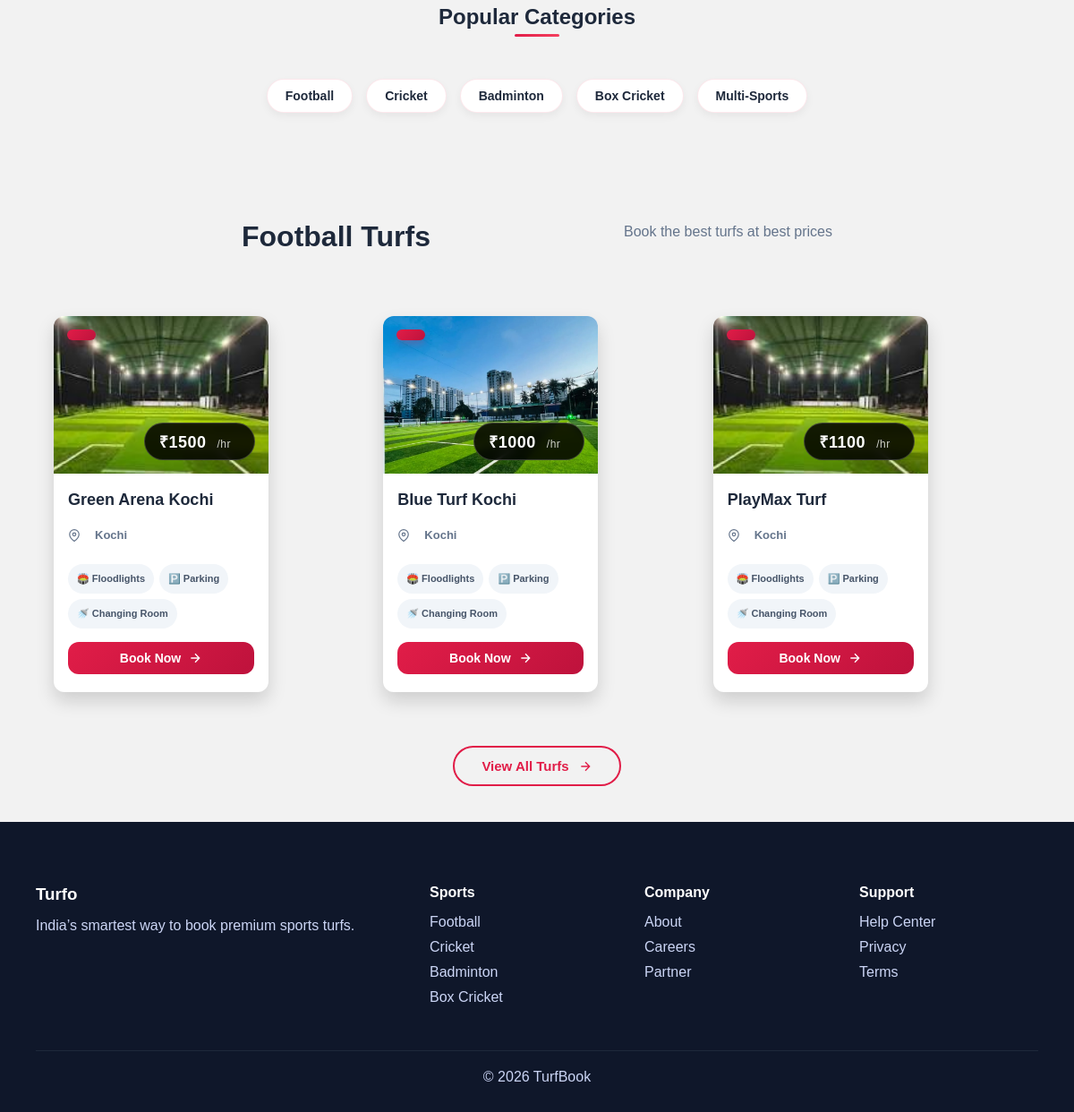
Page /UserApp/category_filter/Football/ (lower part) on the earlier database version.
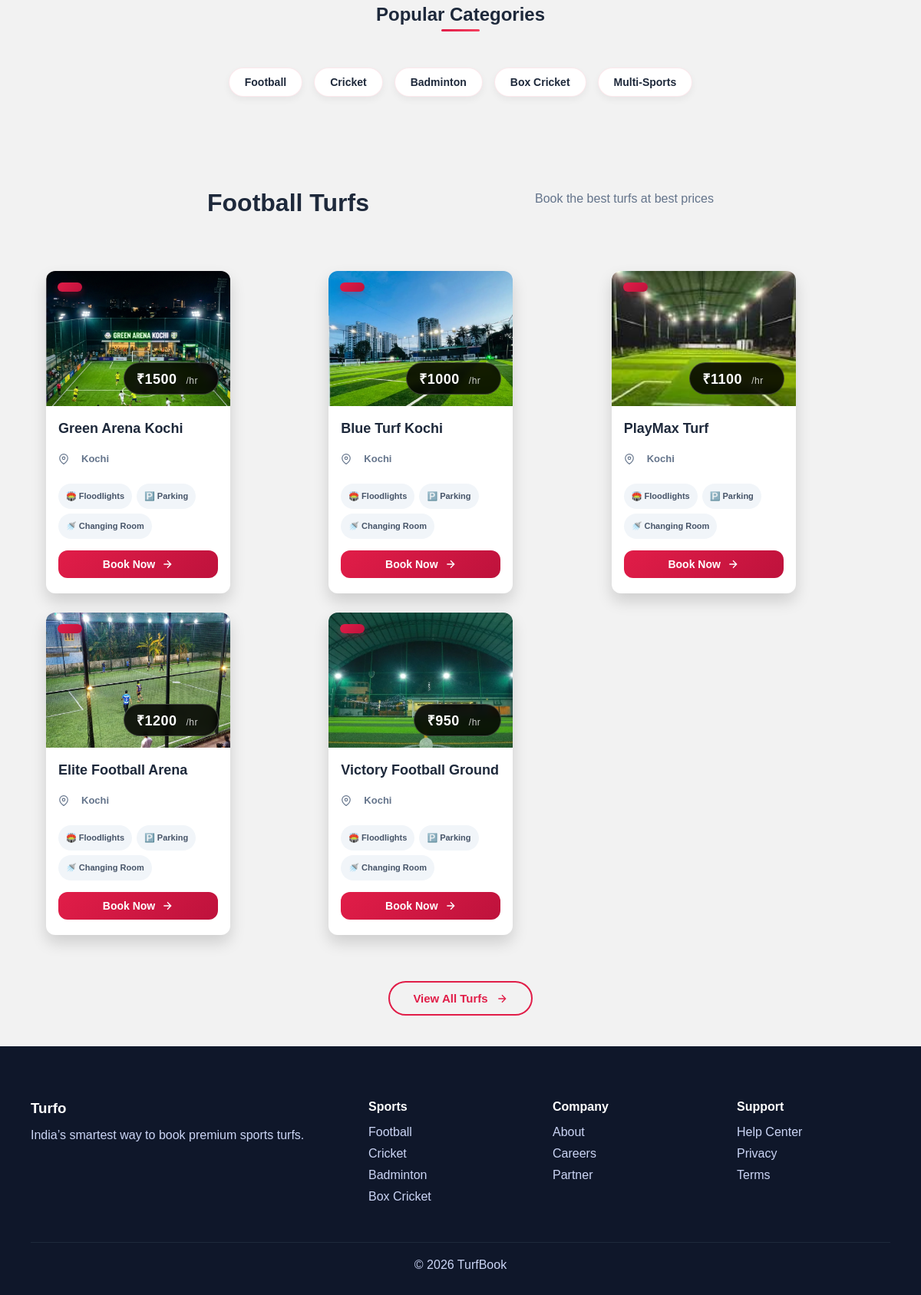
Same page on the later database version.
### AdminApp/models.py (models this page shows)
class CategoryDb(models.Model):
    Sport_name=models.CharField(max_length=100)
    Sport_description=models.CharField(max_length=400)
    Sport_img1=models.ImageField(upload_to="Category_image")
    Sport_img2=models.ImageField(upload_to="Category_image")

### Owner_App/models.py (models this page shows)
class TurfDb(models.Model):
    Turf_name = models.CharField(max_length=100)
    Sport = models.CharField(max_length=100)
    Owner = models.CharField()
    City = models.CharField()
    Location = models.CharField(max_length=300)
    Price_per_hour = models.IntegerField()
    Description = models.CharField(max_length=400)
    Size = models.CharField(max_length=50)
    Turf_image1 = models.ImageField(upload_to='turfs_image')
    Turf_image2 = models.ImageField(upload_to='turfs_image')

### UserApp/views.py (the view)
# urls.py: path('category_filter/<cat_name>/',views.category_filter,name="category_filter"),
def category_filter(request,cat_name):
    city = CityDb.objects.all()
    item=TurfDb.objects.filter(Sport=cat_name)
    selected_city = request.session.get('selected_city')
    if selected_city:
        item = item.filter(City=selected_city)
    category=CategoryDb.objects.all()
    return render(request,"Category_Filter.html",{
        "item":item,
        "city":city,
        "selected_city":selected_city,
        "category":category,
        "cat_name":cat_name
    })

### UserApp/templates/Category_Filter.html (shortened to what this page needs)
{% extends 'Home.html' %}
{% load static %}
{% block content %}
<section class="section">
    <div class="category-wrapper">
        <h2 class="category-title">Popular Categories</h2>
        <div class="category-pills">
            {% for i in category %}
            <a href="{% url 'category_filter' cat_name=i.Sport_name %}">
                <div class="category-pill">
                <span class="category-name">{{i.Sport_name}}</span>
            </div>
            </a>
            {% endfor %}
        </div>
    </div>
</section>
<section class="section light-bg">
    <div class="section-header">
        <h2 class="section-title">{{cat_name}} Turfs</h2>
        {% if request.session.selected_city %}
        <p class="section-subtitle">Book the best turfs in {{request.session.selected_city}} at best prices</p>
        {% else %}
        <p class="section-subtitle">Book the best turfs at best prices</p>
        {% endif %}
    </div>
    <div class="turf-grid">
        {% for i in item %}
        <div class="turf-card">
            <div class="turf-image-wrapper">
                <img src="{{ i.Turf_image1.url }}" alt="{{ i.Turf_name }}">
                <div class="turf-category">{{ i.Category }}</div>
                <div class="turf-price">₹{{ i.Price_per_hour }}<span>/hr</span></div>
            </div>
            <div class="turf-info">
                <h4 class="turf-name">{{ i.Turf_name }}</h4>
                <div class="turf-location">
                    <svg class="location-icon" viewBox="0 0 24 24" fill="none" stroke="currentColor" stroke-width="2">
                        <path d="M21 10c0 7-9 13-9 13s-9-6-9-13a9 9 0 0 1 18 0z"/>
                        <circle cx="12" cy="10" r="3"/>
                    </svg>
                    <span>{{ i.City }}</span>
                </div>
                <div class="turf-amenities">
                    <span class="amenity">🏟️ Floodlights</span>
                    <span class="amenity">🅿️ Parking</span>
                    <span class="amenity">🚿 Changing Room</span>
                </div>
                <a href="{% url 'single_turf' turf_id=i.id %}" class="cta-btn">
                    Book Now
                    <svg class="btn-icon" viewBox="0 0 24 24" fill="none" stroke="currentColor" stroke-width="2">
                        <path d="M5 12h14M12 5l7 7-7 7"/>
                    </svg>
                </a>
            </div>
        </div>
        {% endfor %}
    </div>
    <div class="view-all-container">
        <a href="{% url 'all_turf' %}" class="view-all-btn">
            View All Turfs
            <svg class="btn-icon" viewBox="0 0 24 24" fill="none" stroke="currentColor" stroke-width="2">
                <path d="M5 12h14M12 5l7 7-7 7"/>
            </svg>
        </a>
    </div>
</section>
{% endblock %}

Differences in the rows shown:
changed TurfDb "Green Arena Kochi": Turf_image1: a different picture
added TurfDb: Turf_image1 (picture), Price_per_hour "1200", Turf_name "Elite Football Arena", City "Kochi"
added TurfDb: Turf_image1 (picture), Price_per_hour "950", Turf_name "Victory Football Ground", City "Kochi"
